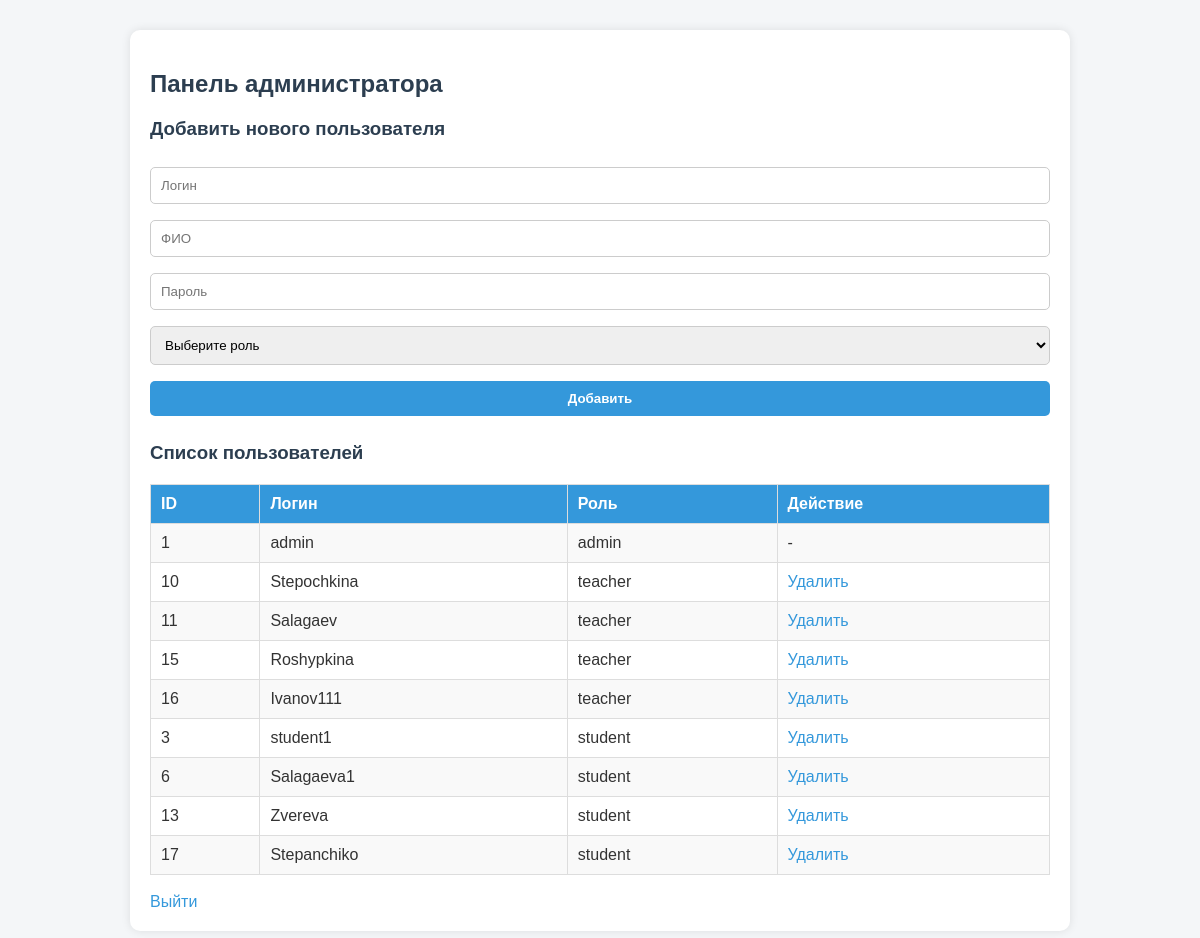
The app's page /test/admin/admin_panel.php (signed in) with its own data.
### tables this page shows
CREATE TABLE `users` (
  `id` INTEGER(11) NOT NULL AUTO_INCREMENT,
  `login` VARCHAR(50) NOT NULL,
  `password` VARCHAR(255) NOT NULL,
  `role` ENUM('admin','teacher','student') NOT NULL,
  PRIMARY KEY (`id`) USING BTREE,
  UNIQUE KEY `login` (`login`) USING BTREE
);

### test/admin/admin_panel.php (the view, shortened to what this page needs)
<?php
include "../config.php";
$result = $conn->query("SELECT * FROM users ORDER BY role, id");
?>
<!DOCTYPE html>
<html lang="ru">
<head>
    <link rel="stylesheet" href="../css/style.css">
</head>
<body>
<div class="container">
    <h2>Панель администратора</h2>
    <h3>Добавить нового пользователя</h3>
    <form method="POST">
        <input type="text" name="login" placeholder="Логин" required>
        <input type="text" name="full_name" placeholder="ФИО" required>
        <input type="password" name="password" placeholder="Пароль" required>
        <select name="role" id="role_select" required>
            <option value="">Выберите роль</option>
        </select>
        <button type="submit" name="add_user">Добавить</button>
    </form>
    <h3>Список пользователей</h3>
    <table>
        <tr>
            <th>ID</th>
            <th>Логин</th>
            <th>Роль</th>
            <th>Действие</th>
        </tr>
        <?php while($user = $result->fetch_assoc()): ?>
        <tr>
            <td><?= $user['id'] ?></td>
            <td><?= htmlspecialchars($user['login']) ?></td>
            <td><?= $user['role'] ?></td>
            <td>
                <?php if($user['id'] != $_SESSION['user_id']): ?>
                    <a href="?delete_user=<?= $user['id'] ?>"
                       onclick="return confirm('Удалить пользователя?')">
                        Удалить
                    </a>
                <?php else: ?>
                    -
                <?php endif; ?>
            </td>
        </tr>
        <?php endwhile; ?>
    </table>
    <br>
    <a href="../logout.php" class="btn">Выйти</a>
</div>
</body>
</html>

### test/css/style.css (style rules this page uses)
body { font-family: Arial, sans-serif; background-color: #f4f6f8; margin: 0; padding: 0; color: #333; }
.container { width: 90%; max-width: 900px; margin: 30px auto; padding: 20px; background-color: #fff; border-radius: 10px; box-shadow: 0 0 10px rgba(0,0,0,0.1); }
h2, h3 { color: #2c3e50; }
form input, form select, form button { width: 100%; padding: 10px; margin: 8px 0; border-radius: 5px; border: 1px solid #ccc; box-sizing: border-box; }
form button { background-color: #3498db; color: white; border: none; cursor: pointer; font-weight: bold; }
a { color: #3498db; text-decoration: none; }
table { width: 100%; border-collapse: collapse; margin-top: 20px; }
table, th, td { border: 1px solid #ddd; }
th, td { padding: 10px; text-align: left; }
th { background-color: #3498db; color: white; }
tr:nth-child(even) { background-color: #f9f9f9; }

### records on screen
users: id "1", login "admin", role "admin"
users: id "10", login "Stepochkina", role "teacher"
users: id "11", login "Salagaev", role "teacher"
users: id "15", login "Roshypkina", role "teacher"
users: id "16", login "Ivanov111", role "teacher"
users: id "3", login "student1", role "student"
users: id "6", login "Salagaeva1", role "student"
users: id "13", login "Zvereva", role "student"
users: id "17", login "Stepanchiko", role "student"
